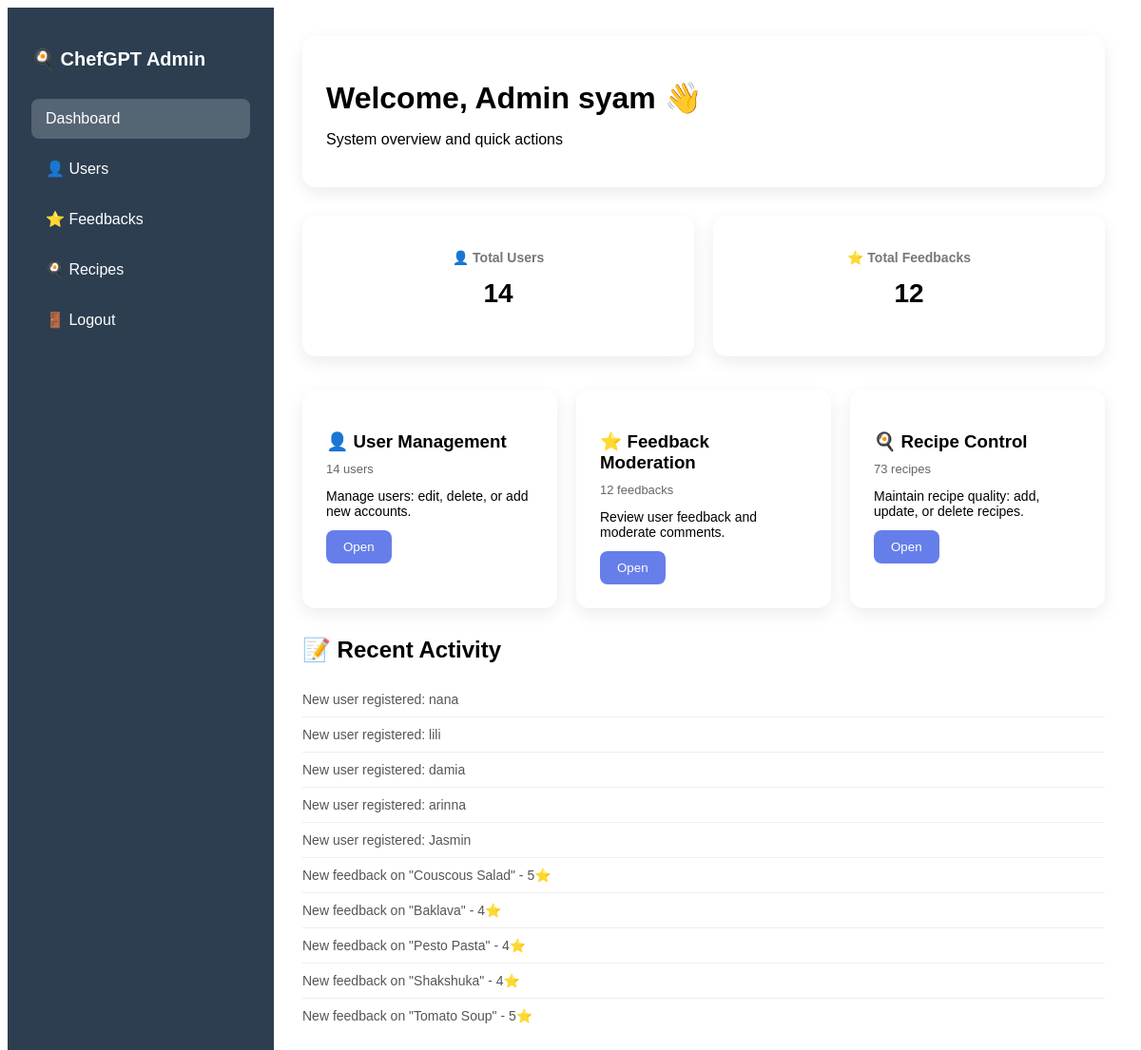
Before: /dashboard_admin (signed in) with the older database file.
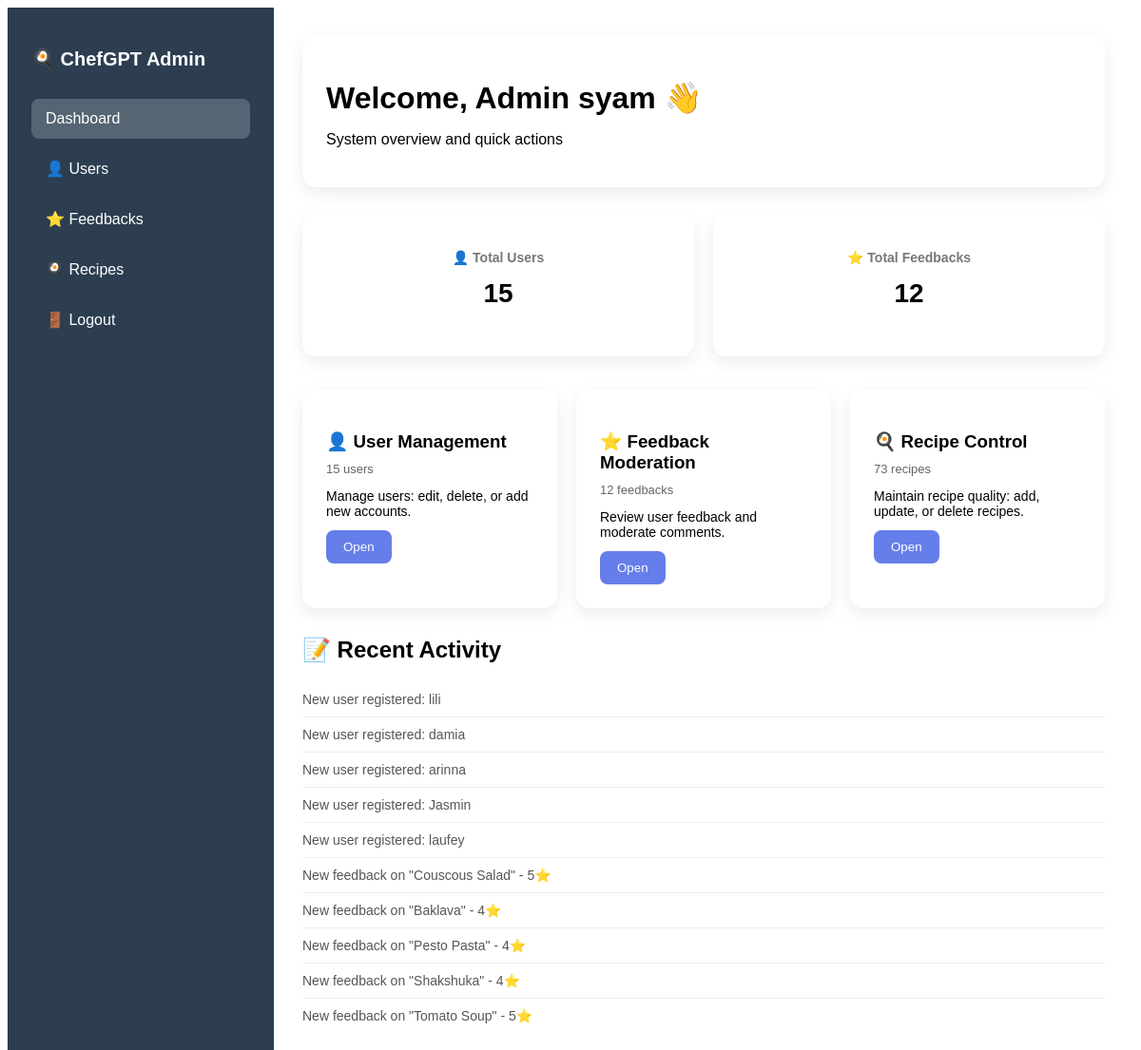
After: the same page with the newer database file.
### app.py (models this page shows)
class User(UserMixin, db.Model):
    id = db.Column(db.Integer, primary_key=True)
    username = db.Column(db.String(80), unique=True, nullable=False)
    email = db.Column(db.String(120), unique=True, nullable=False)
    password = db.Column(db.String(200), nullable=False)
    created_at = db.Column(db.DateTime, default=datetime.utcnow)
    role = db.Column(db.String(20), nullable=False, default='user')

class Feedback(db.Model):
    __tablename__ = 'feedbacks'
    id = db.Column(db.Integer, primary_key=True)
    user_id = db.Column(db.Integer, db.ForeignKey('user.id', ondelete="SET NULL"), nullable=True)
    username_backup = db.Column(db.String(80), nullable=True)
    recipe_id = db.Column(db.Integer, nullable=False)
    recipe_name = db.Column(db.String(200), nullable=False)
    rating = db.Column(db.Integer, nullable=True)
    comment = db.Column(db.Text, nullable=True)
    created_at = db.Column(db.DateTime, default=datetime.utcnow)
    user = db.relationship('User', backref='feedbacks')

### app.py (the view)
@app.route("/dashboard_admin")
@login_required
def admin_dashboard():
    if current_user.role != 'admin':
        flash("Access denied!", "danger")
        return redirect(url_for('dashboard'))
    recommender = get_recommender()
    recipes_df = recommender.df
    users = User.query.all()
    feedbacks = Feedback.query.all()
    return render_template('/admin/dashboard_admin.html',
        users=users, feedbacks=feedbacks,
        recipes=recipes_df.to_dict(orient='records'))

### app.py (called while the page is built)
@login_manager.user_loader
def load_user(user_id):
    return User.query.get(int(user_id))

### recipe_recommender.py (called while the page is built)
def get_recommender():
    global recommender
    if recommender is None:
        recommender = RecipeRecommender()
    return recommender

### templates/admin/dashboard_admin.html (shortened to what this page needs)
{% extends "base.html" %}
{% block content %}
<link rel="stylesheet" href="{{ url_for('static', filename='css/admin_dashboard.css') }}">
<div class="wrapper">
    <aside class="sidebar">
        <h2>🍳 ChefGPT Admin</h2>
        <nav>
            <a href="{{ url_for('admin_dashboard') }}" class="active">Dashboard</a>
            <a href="{{ url_for('manage_user') }}">👤 Users</a>
            <a href="{{ url_for('manage_feedback') }}">⭐ Feedbacks</a>
            <a href="{{ url_for('manage_recipes') }}">🍳 Recipes</a>
            <a href="{{ url_for('logout') }}">🚪 Logout</a>
        </nav>
    </aside>
    <main class="main-content">
        <div class="welcome">
            <h1>Welcome, Admin {{ current_user.username }} 👋</h1>
            <p>System overview and quick actions</p>
        </div>
        <div class="stats">
            <div class="stat-card">
                <h3>👤 Total Users</h3>
                <p>{{ users|length }}</p>
            </div>
            <div class="stat-card">
                <h3>⭐ Total Feedbacks</h3>
                <p>{{ feedbacks|length }}</p>
            </div>
        </div>
        <div class="admin-cards">
            <div class="admin-card">
                <div class="card-header">
                    <h3>👤 User Management</h3>
                    <span>{{ users|length }} users</span>
                </div>
                <p>Manage users: edit, delete, or add new accounts.</p>
                <button onclick="location.href='{{ url_for('manage_user') }}'">Open</button>
            </div>
            <div class="admin-card">
                <div class="card-header">
                    <h3>⭐ Feedback Moderation</h3>
                    <span>{{ feedbacks|length }} feedbacks</span>
                </div>
                <p>Review user feedback and moderate comments.</p>
                <button onclick="location.href='{{ url_for('manage_feedback') }}'">Open</button>
            </div>
            <div class="admin-card">
                <div class="card-header">
                    <h3>🍳 Recipe Control</h3>
                    <span>{{ recipes|length }} recipes</span>
                </div>
                <p>Maintain recipe quality: add, update, or delete recipes.</p>
                <button onclick="location.href='{{ url_for('manage_recipes') }}'">Open</button>
            </div>
        </div>
        <div class="section">
            <h2>📝 Recent Activity</h2>
            <ul class="recent-activity">
                {% for user in users[-5:] %}
                <li>New user registered: {{ user.username }}</li>
                {% endfor %}
                {% for fb in feedbacks[-5:] %}
                <li>New feedback on "{{ fb.recipe_name }}" - {{ fb.rating }}⭐</li>
                {% endfor %}
            </ul>
        </div>
    </main>
</div>
{% endblock %}

Changed rows visible on the page:
no longer on this page (row unchanged): User: username "nana"
added User: username "laufey"
Other visible differences:
{{ users|length }}: "14" → "15"
